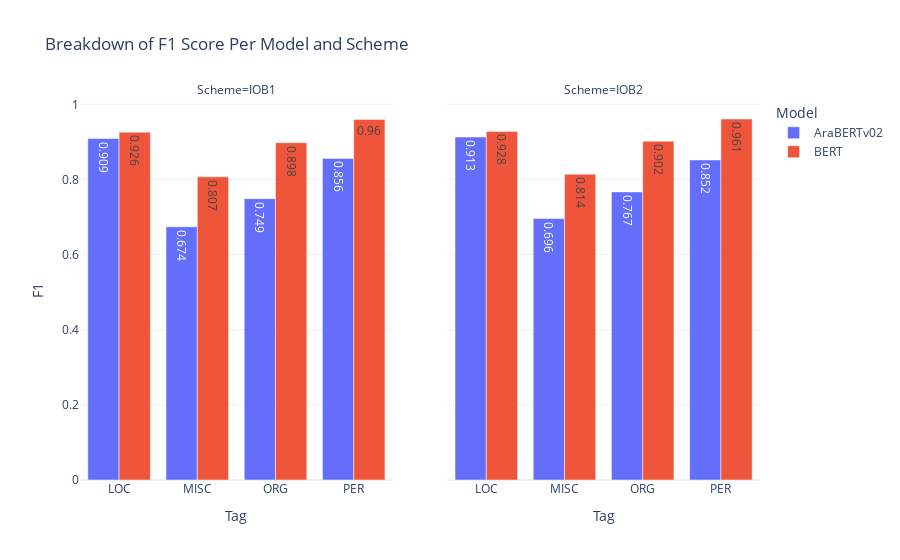

This figure's notebook cell:
### Code cell
# Confusion matrix heatmap example
report_bar = ReportBarChart(dash_data, mappings)
report_bar.visualize_f1()

### Figure 1 — Plotly figure (JSON) as saved in the notebook; plotly's stock layout.template omitted (floating-point values rounded to 4 significant figures)
{"data": [{"alignmentgroup": "True", "hovertemplate": "Model=AraBERTv02<br>Scheme=IOB1<br>Tag=%{x}<br>F1=%{text}<extra></extra>", "legendgroup": "AraBERTv02", "marker": {"color": "#636efa", "pattern": {"shape": ""}}, "name": "AraBERTv02", "offsetgroup": "AraBERTv02", "orientation": "v", "showlegend": true, "text": [0.909, 0.674, 0.749, 0.856], "textposition": "auto", "type": "bar", "x": ["LOC", "MISC", "ORG", "PER"], "xaxis": "x", "y": [0.909, 0.674, 0.749, 0.856], "yaxis": "y"}, {"alignmentgroup": "True", "hovertemplate": "Model=AraBERTv02<br>Scheme=IOB2<br>Tag=%{x}<br>F1=%{text}<extra></extra>", "legendgroup": "AraBERTv02", "marker": {"color": "#636efa", "pattern": {"shape": ""}}, "name": "AraBERTv02", "offsetgroup": "AraBERTv02", "orientation": "v", "showlegend": false, "text": [0.913, 0.696, 0.767, 0.852], "textposition": "auto", "type": "bar", "x": ["LOC", "MISC", "ORG", "PER"], "xaxis": "x2", "y": [0.913, 0.696, 0.767, 0.852], "yaxis": "y2"}, {"alignmentgroup": "True", "hovertemplate": "Model=BERT<br>Scheme=IOB1<br>Tag=%{x}<br>F1=%{text}<extra></extra>", "legendgroup": "BERT", "marker": {"color": "#EF553B", "pattern": {"shape": ""}}, "name": "BERT", "offsetgroup": "BERT", "orientation": "v", "showlegend": true, "text": [0.926, 0.807, 0.898, 0.96], "textposition": "auto", "type": "bar", "x": ["LOC", "MISC", "ORG", "PER"], "xaxis": "x", "y": [0.926, 0.807, 0.898, 0.96], "yaxis": "y"}, {"alignmentgroup": "True", "hovertemplate": "Model=BERT<br>Scheme=IOB2<br>Tag=%{x}<br>F1=%{text}<extra></extra>", "legendgroup": "BERT", "marker": {"color": "#EF553B", "pattern": {"shape": ""}}, "name": "BERT", "offsetgroup": "BERT", "orientation": "v", "showlegend": false, "text": [0.928, 0.814, 0.902, 0.961], "textposition": "auto", "type": "bar", "x": ["LOC", "MISC", "ORG", "PER"], "xaxis": "x2", "y": [0.928, 0.814, 0.902, 0.961], "yaxis": "y2"}], "layout": {"annotations": [{"font": {}, "showarrow": false, "text": "Scheme=IOB1", "x": 0.23, "xanchor": "center", "xref": "paper", "y": 1, "yanchor": "bottom", "yref": "paper"}, {"font": {}, "showarrow": false, "text": "Scheme=IOB2", "x": 0.77, "xanchor": "center", "xref": "paper", "y": 1, "yanchor": "bottom", "yref": "paper"}], "barmode": "group", "legend": {"title": {"text": "Model"}, "tracegroupgap": 0}, "title": {"text": "Breakdown of F1 Score Per Model and Scheme"}, "xaxis": {"anchor": "y", "domain": [0, 0.46], "title": {"text": "Tag"}}, "xaxis2": {"anchor": "y2", "domain": [0.54, 1], "matches": "x", "title": {"text": "Tag"}}, "yaxis": {"anchor": "x", "domain": [0, 1], "title": {"text": "F1"}}, "yaxis2": {"anchor": "x2", "domain": [0, 1], "matches": "y", "showticklabels": false}}}
